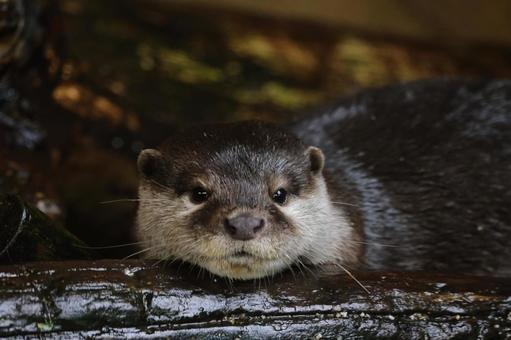
#> input picture chapter08/soodal.jpeg, 511 x 340 px
$ python affine.py
#> lines starting #> are read from the running program, lines starting #| are printed output that depends on the picture
import numpy as np
import cv2 as cv

def affine_transform():
    src = cv.imread('soodal.jpeg')
#> src is the input picture: shape (340, 511, 3); mean B, G, R 38.6, 46.6, 53.3

    if src is None:
        print('Image load failed')
        return

    rows = src.shape[0]
#> rows = 340
    cols = src.shape[1]
#> cols = 511

    src_pts = np.array([[0,0],
                        [cols - 1, 0],
                        [cols - 1, rows - 1]]).astype(np.float32)
#> src_pts = [[0, 0], [510, 0], [510, 339]]

    dst_pts = np.array([[50, 50],
                        [cols - 100, 100],
                        [cols - 50, rows - 50]]).astype(np.float32)
#> dst_pts = [[50, 50], [411, 100], [461, 290]]

    affine_mat = cv.getAffineTransform(src_pts, dst_pts)
#> affine_mat = [[0.708, 0.147, 50], [0.098, 0.56, 50]]

    dst = cv.warpAffine(src, affine_mat, (0,0))
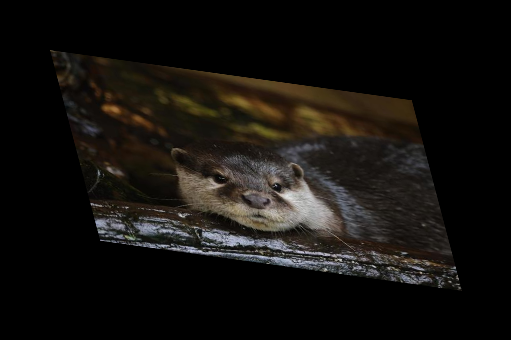
#> dst: shape (340, 511, 3); mean B, G, R 14.8, 17.8, 20.4

    cv.imshow('src', src)
    cv.imshow('dst', dst)
    cv.waitKey()
    cv.destroyAllWindows()

affine_transform()

$ run again, with chapter08/rose.bmp saved as chapter08/soodal.jpeg
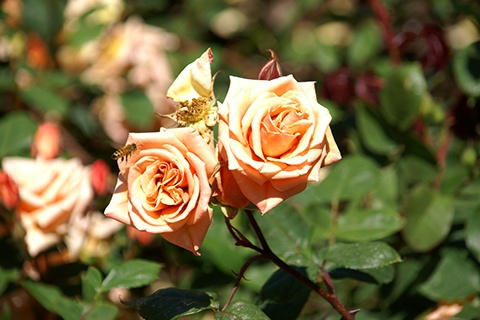
#> input picture chapter08/rose.bmp, 480 x 320 px
#> in affine_transform, src is the input picture: shape (320, 480, 3); mean B, G, R 63.2, 103.5, 115.6
#> in affine_transform, `dst = cv.warpAffine(src, affine_mat, (0,0))`:
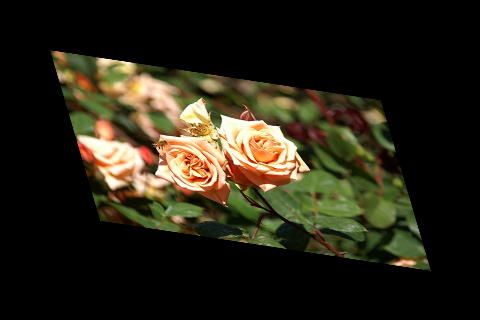
#> dst: shape (320, 480, 3); mean B, G, R 22.2, 36.3, 40.6
